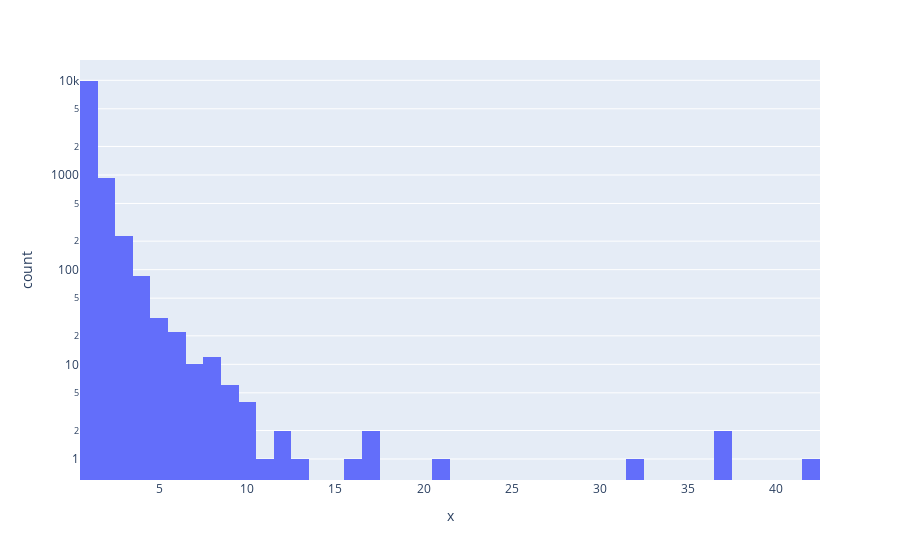

The notebook cell saved with this chart:
### Code cell
fig = px.histogram( data,
                    x=vendas[['cliente', 'id_compra']].groupby('cliente').count()['id_compra'],
                    log_y=True)
fig.show()

### Figure 1 — Plotly figure (JSON) as saved in the notebook; plotly's stock layout.template omitted (floating-point values rounded to 4 significant figures; data arrays with more than 128 entries replaced by an {"elided": "..."} marker saying what was removed)
{"data": [{"alignmentgroup": "True", "bingroup": "x", "hovertemplate": "x=%{x}<br>count=%{y}<extra></extra>", "legendgroup": "", "marker": {"color": "#636efa", "pattern": {"shape": ""}}, "name": "", "offsetgroup": "", "orientation": "v", "showlegend": false, "type": "histogram", "x": {"elided": "11176 int values"}, "xaxis": "x", "yaxis": "y"}], "layout": {"barmode": "relative", "legend": {"tracegroupgap": 0}, "margin": {"t": 60}, "xaxis": {"anchor": "y", "domain": [0, 1], "title": {"text": "x"}}, "yaxis": {"anchor": "x", "domain": [0, 1], "title": {"text": "count"}, "type": "log"}}}
